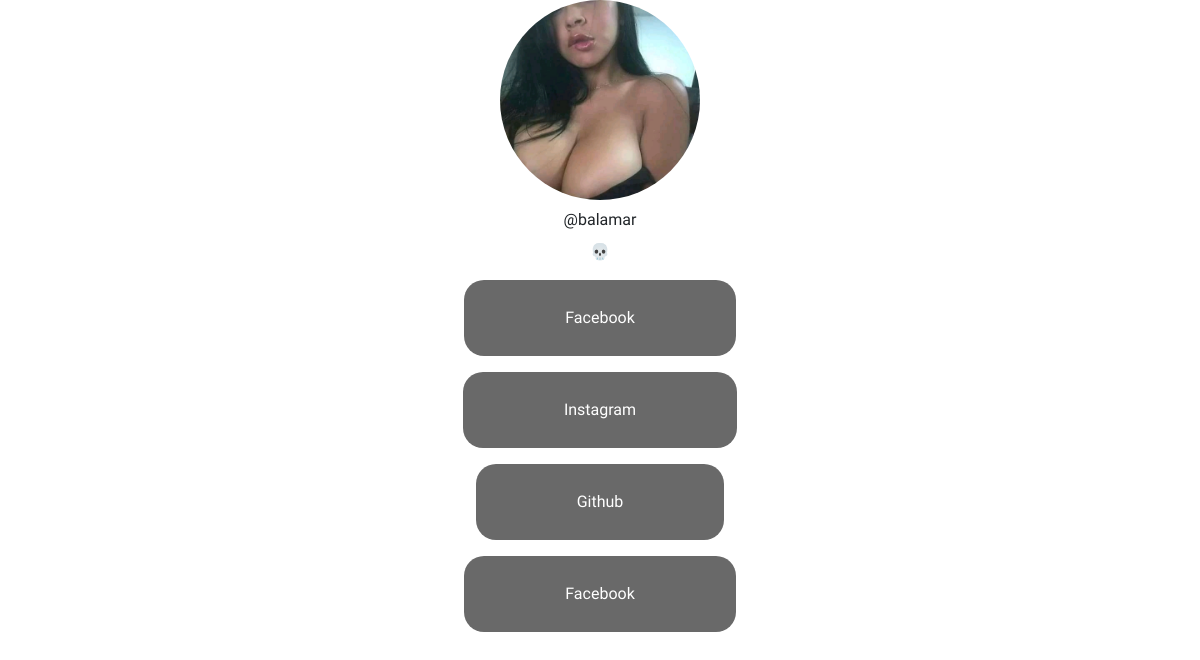
Page /balamar on the committed database.
### mains/models.py (models this page shows, shortened)
class Profile(models.Model):
	user = models.OneToOneField(User, on_delete= models.CASCADE, default="")
	img = models.FileField(upload_to='photos', default='bal.jpg',null=True, blank=True)
	bio = models.TextField(default="")

class Links(models.Model):
	user = models.ForeignKey(User, on_delete= models.CASCADE, null=True)
	date = models.DateField(("Date"), default=datetime.date.today)
	title = models.CharField(max_length=50)
	url = models.URLField(max_length=300)

### mains/views.py (the view)
# urls.py: path('<username>', showlink, name='sl'),
def showlink(request, username):
	user = User.objects.get(username=username)
	link = Links.objects.filter(user=user)
	context={
	'user':user,
	'link':link
	}
	return render(request, 'profile.html', context)

### templates/profile.html (shortened to what this page needs)
<!doctype html>
<html lang="en">
  <head>
    <link rel="stylesheet" href="https://stackpath.bootstrapcdn.com/bootstrap/4.3.1/css/bootstrap.min.css">
    <link href="https://unpkg.com/aos@2.3.1/dist/aos.css" rel="stylesheet">
  </head>
  <body>
	  <center>
		  {% if user.profile.img|default_if_none:'#' %}
	   <div class="circular">
  <img src="{{user.profile.img.url}}" />
</div>
         {% endif %}
	  </center>
	    <div class="my-2">
    <center> @{{user.username}}</center>
  </div>
    <center> {{user.profile.bio}} </center>
    <center>
       {% for l in link %}
    <div class="container">
    <div class="my-3">
    <a class="url btn" href="{{l.url}}"> {{l.title}} </a>
    </div>
    </div>
     {% endfor %}
</center>
  </body>
</html>

### templates/profile.html (style rules this page uses)
a { font-family: 'Baloo Thambi 2', cursive; }
center { font-family: 'Baloo Thambi 2', cursive; }
.url { text-decoration: none; color:white; padding:25px 100px 25px 100px; background: dimgray; border-radius:20px; }
.circular { margin: auto; width: 200px; height: 200px; -webkit-border-radius: 50%; -moz-border-radius: 50%; border-radius: 50%; overflow:hidden; }
.circular img { width:100%; }

### rows in the picture
Links: title "Facebook"
Links: title "Instagram"
Links: title "Github"
Links: title "Facebook"

### other values in the picture
{{ user.username }} "balamar"
{{ user.profile.bio }} "💀"
